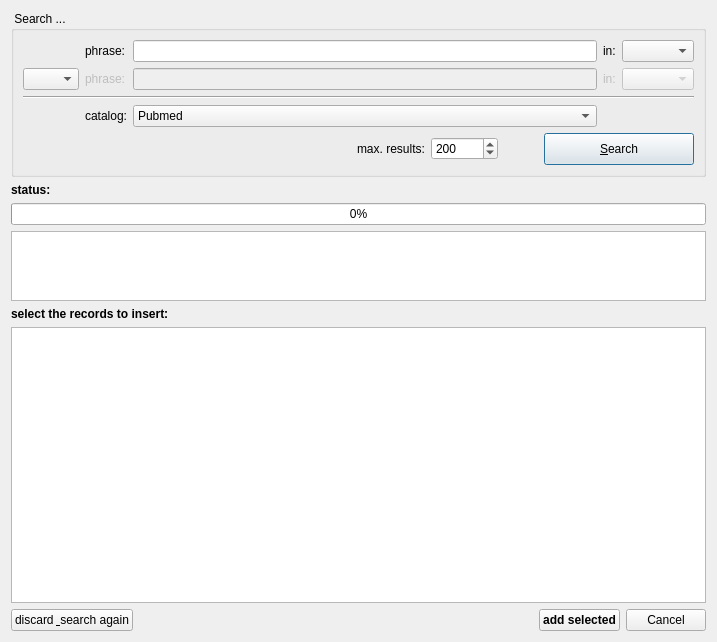
<?xml version="1.0" encoding="UTF-8"?>
<ui version="4.0">
 <class>PubmedSearchDialog</class>
 <widget class="QDialog" name="PubmedSearchDialog">
  <property name="geometry">
   <rect>
    <x>0</x>
    <y>0</y>
    <width>717</width>
    <height>642</height>
   </rect>
  </property>
  <property name="windowTitle">
   <string>Search on Pubmed ...</string>
  </property>
  <property name="windowIcon">
   <iconset resource="articletools.qrc">
    <normaloff>:/articletools/pubmedsearch.png</normaloff>:/articletools/pubmedsearch.png</iconset>
  </property>
  <layout class="QVBoxLayout" name="verticalLayout" stretch="0,1,0,3,0">
   <item>
    <widget class="QGroupBox" name="groupBox">
     <property name="title">
      <string> Search ... </string>
     </property>
     <layout class="QGridLayout" name="gridLayout">
      <item row="1" column="1">
       <widget class="QLabel" name="label">
        <property name="text">
         <string>phrase:</string>
        </property>
       </widget>
      </item>
      <item row="2" column="4">
       <widget class="QComboBox" name="cmbFields2">
        <property name="enabled">
         <bool>false</bool>
        </property>
       </widget>
      </item>
      <item row="2" column="1">
       <widget class="QLabel" name="label3">
        <property name="enabled">
         <bool>false</bool>
        </property>
        <property name="text">
         <string>phrase:</string>
        </property>
       </widget>
      </item>
      <item row="2" column="0">
       <widget class="QComboBox" name="cmbAND1">
        <item>
         <property name="text">
          <string/>
         </property>
        </item>
        <item>
         <property name="text">
          <string>AND</string>
         </property>
        </item>
        <item>
         <property name="text">
          <string>OR</string>
         </property>
        </item>
       </widget>
      </item>
      <item row="2" column="2">
       <widget class="QLineEdit" name="edtPhrase2">
        <property name="enabled">
         <bool>false</bool>
        </property>
       </widget>
      </item>
      <item row="5" column="0" colspan="5">
       <layout class="QHBoxLayout" name="horizontalLayout">
        <item>
         <spacer name="horizontalSpacer_2">
          <property name="orientation">
           <enum>Qt::Horizontal</enum>
          </property>
          <property name="sizeHint" stdset="0">
           <size>
            <width>40</width>
            <height>20</height>
           </size>
          </property>
         </spacer>
        </item>
        <item>
         <widget class="QLabel" name="label_5">
          <property name="text">
           <string>max. results:</string>
          </property>
         </widget>
        </item>
        <item>
         <widget class="QSpinBox" name="spinMaxResults">
          <property name="minimum">
           <number>1</number>
          </property>
          <property name="maximum">
           <number>100000</number>
          </property>
          <property name="singleStep">
           <number>10</number>
          </property>
          <property name="value">
           <number>200</number>
          </property>
         </widget>
        </item>
        <item>
         <spacer name="horizontalSpacer">
          <property name="orientation">
           <enum>Qt::Horizontal</enum>
          </property>
          <property name="sizeType">
           <enum>QSizePolicy::Fixed</enum>
          </property>
          <property name="sizeHint" stdset="0">
           <size>
            <width>40</width>
            <height>20</height>
           </size>
          </property>
         </spacer>
        </item>
        <item>
         <widget class="QPushButton" name="btnSearch">
          <property name="minimumSize">
           <size>
            <width>150</width>
            <height>32</height>
           </size>
          </property>
          <property name="text">
           <string>&amp;Search</string>
          </property>
          <property name="icon">
           <iconset resource="articletools.qrc">
            <normaloff>:/articletools/search_active.png</normaloff>:/articletools/search_active.png</iconset>
          </property>
          <property name="default">
           <bool>true</bool>
          </property>
         </widget>
        </item>
       </layout>
      </item>
      <item row="1" column="3">
       <widget class="QLabel" name="label_2">
        <property name="text">
         <string>in:</string>
        </property>
       </widget>
      </item>
      <item row="1" column="4">
       <widget class="QComboBox" name="cmbFields1"/>
      </item>
      <item row="1" column="2">
       <widget class="QLineEdit" name="edtPhrase1"/>
      </item>
      <item row="4" column="1">
       <widget class="QLabel" name="label_6">
        <property name="text">
         <string>catalog:</string>
        </property>
       </widget>
      </item>
      <item row="4" column="2">
       <widget class="QComboBox" name="cmbCatalog">
        <item>
         <property name="text">
          <string>Pubmed</string>
         </property>
        </item>
        <item>
         <property name="text">
          <string>Pubmed Books</string>
         </property>
        </item>
       </widget>
      </item>
      <item row="2" column="3">
       <widget class="QLabel" name="label4">
        <property name="enabled">
         <bool>false</bool>
        </property>
        <property name="text">
         <string>in:</string>
        </property>
       </widget>
      </item>
      <item row="3" column="0" colspan="5">
       <widget class="Line" name="line">
        <property name="orientation">
         <enum>Qt::Horizontal</enum>
        </property>
       </widget>
      </item>
     </layout>
    </widget>
   </item>
   <item>
    <layout class="QGridLayout" name="gridLayout_2" columnstretch="0,1">
     <property name="leftMargin">
      <number>0</number>
     </property>
     <item row="1" column="0" colspan="2">
      <widget class="QProgressBar" name="progressBar">
       <property name="value">
        <number>0</number>
       </property>
      </widget>
     </item>
     <item row="0" column="0">
      <widget class="QLabel" name="label_4">
       <property name="font">
        <font>
         <weight>75</weight>
         <bold>true</bold>
        </font>
       </property>
       <property name="text">
        <string>status:</string>
       </property>
      </widget>
     </item>
     <item row="0" column="1">
      <widget class="QLabel" name="labStatus">
       <property name="text">
        <string/>
       </property>
      </widget>
     </item>
     <item row="2" column="0" colspan="2">
      <widget class="QListWidget" name="lstLog">
       <property name="font">
        <font>
         <pointsize>7</pointsize>
        </font>
       </property>
      </widget>
     </item>
    </layout>
   </item>
   <item>
    <widget class="QLabel" name="label_3">
     <property name="font">
      <font>
       <weight>75</weight>
       <bold>true</bold>
      </font>
     </property>
     <property name="text">
      <string>select the records to insert:</string>
     </property>
    </widget>
   </item>
   <item>
    <widget class="QListView" name="listView">
     <property name="selectionMode">
      <enum>QAbstractItemView::ExtendedSelection</enum>
     </property>
    </widget>
   </item>
   <item>
    <layout class="QHBoxLayout" name="horizontalLayout_2">
     <item>
      <widget class="QPushButton" name="btnAgain">
       <property name="text">
        <string>discard &amp; search again</string>
       </property>
       <property name="icon">
        <iconset resource="articletools.qrc">
         <normaloff>:/articletools/search_disabled.png</normaloff>:/articletools/search_disabled.png</iconset>
       </property>
      </widget>
     </item>
     <item>
      <spacer name="horizontalSpacer_3">
       <property name="orientation">
        <enum>Qt::Horizontal</enum>
       </property>
       <property name="sizeHint" stdset="0">
        <size>
         <width>40</width>
         <height>20</height>
        </size>
       </property>
      </spacer>
     </item>
     <item>
      <widget class="QPushButton" name="btnAdd">
       <property name="font">
        <font>
         <weight>75</weight>
         <bold>true</bold>
        </font>
       </property>
       <property name="text">
        <string>add selected</string>
       </property>
       <property name="icon">
        <iconset resource="../../application/litsoz3.qrc">
         <normaloff>:/add.png</normaloff>:/add.png</iconset>
       </property>
      </widget>
     </item>
     <item>
      <widget class="QPushButton" name="pushButton">
       <property name="text">
        <string>Cancel</string>
       </property>
      </widget>
     </item>
    </layout>
   </item>
  </layout>
 </widget>
 <resources>
  <include location="../../application/litsoz3.qrc"/>
  <include location="articletools.qrc"/>
 </resources>
 <connections>
  <connection>
   <sender>btnAdd</sender>
   <signal>clicked()</signal>
   <receiver>PubmedSearchDialog</receiver>
   <slot>accept()</slot>
   <hints>
    <hint type="sourcelabel">
     <x>577</x>
     <y>620</y>
    </hint>
    <hint type="destinationlabel">
     <x>459</x>
     <y>606</y>
    </hint>
   </hints>
  </connection>
  <connection>
   <sender>pushButton</sender>
   <signal>clicked()</signal>
   <receiver>PubmedSearchDialog</receiver>
   <slot>reject()</slot>
   <hints>
    <hint type="sourcelabel">
     <x>666</x>
     <y>616</y>
    </hint>
    <hint type="destinationlabel">
     <x>478</x>
     <y>616</y>
    </hint>
   </hints>
  </connection>
 </connections>
</ui>
